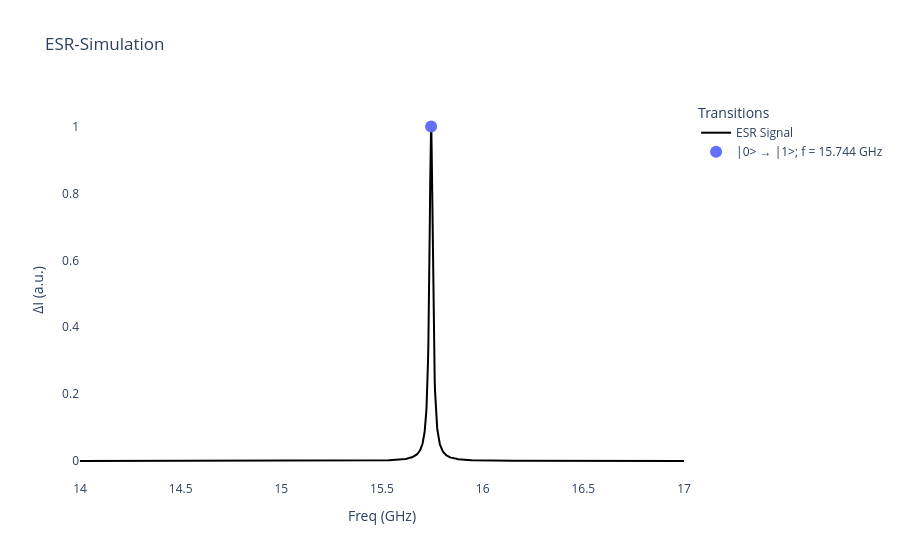

The notebook cell this image was saved under:
### Code cell
vis.plotESR_FreqSweep_Benjamin(spinsys, FreqRange=[14,17], N=2000, norm=True, AllowPumping=True);

### Figure 1 — Plotly figure (JSON) as saved in the notebook; plotly's stock layout.template omitted (floating-point values rounded to 4 significant figures; data arrays with more than 128 entries replaced by an {"elided": "..."} marker saying what was removed)
{"data": [{"line": {"color": "black", "width": 2}, "mode": "lines", "name": "ESR Signal", "type": "scatter", "x": {"elided": "2000 float values"}, "y": {"elided": "2000 float values"}}, {"marker": {"color": "#636EFA", "size": 12}, "mode": "markers", "name": "|0> → |1>; f = 15.744 GHz", "type": "scatter", "x": [15.74], "y": [1]}], "layout": {"legend": {"title": {"text": "Transitions"}}, "paper_bgcolor": "white", "plot_bgcolor": "white", "showlegend": true, "title": {"text": "ESR-Simulation"}, "xaxis": {"range": [14, 17], "title": {"text": "Freq (GHz)"}}, "yaxis": {"title": {"text": "ΔI (a.u.)"}}}}
